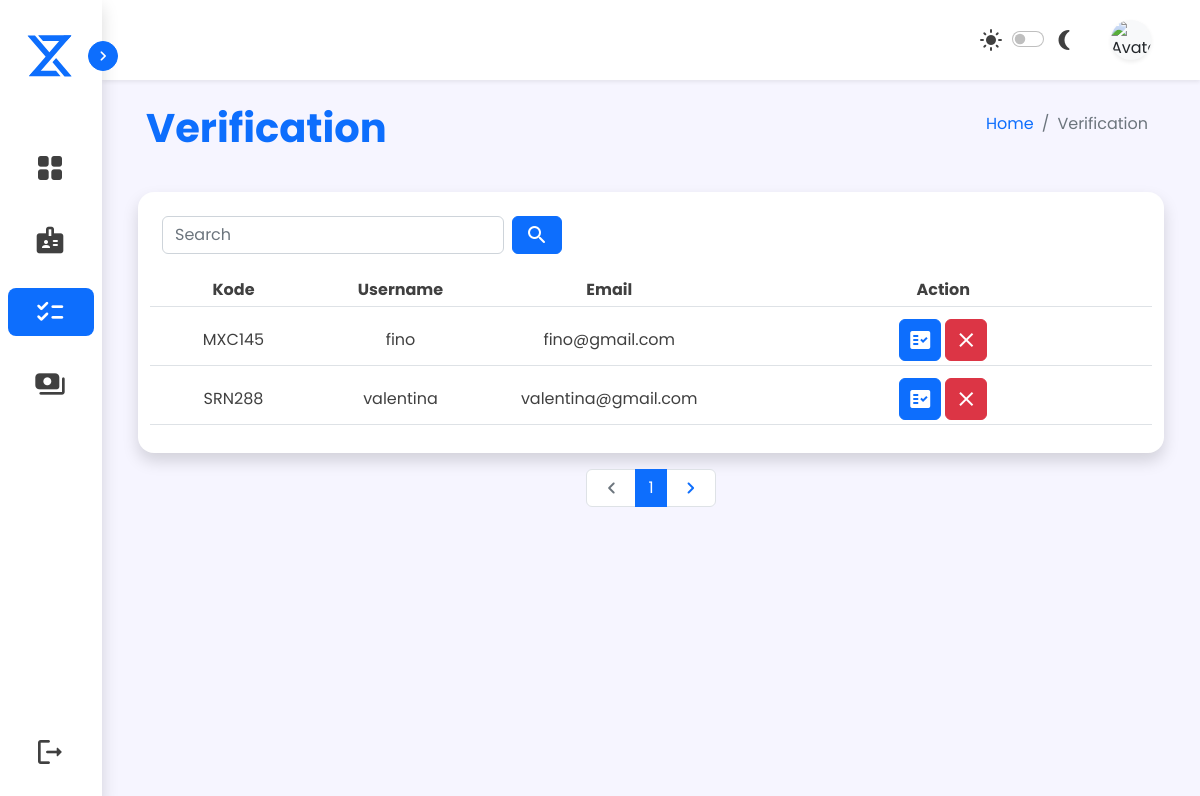
/sources/admin/admin-verification.php (signed in), run on the app's committed database.
### tables this page shows
CREATE TABLE `verify` (
  `id` int(20) NOT NULL,
  `kode_karyawan` varchar(7) NOT NULL,
  `username` varchar(20) NOT NULL,
  `password` varchar(299) NOT NULL,
  `email` varchar(20) NOT NULL
);

### php/functions.php (called while the page is built)
<?php
function koneksi (){
    return mysqli_connect("localhost", "root", "", "perusahaan");
}
function query ($query){
    $koneksi = koneksi();
    $data = mysqli_query($koneksi, $query);
    if(mysqli_num_rows($data) > 1){
        $rows = [];
        while($row = mysqli_fetch_assoc($data)){
            $rows[] = $row;
        }
        return $rows;
    }else {
        $rows = mysqli_fetch_assoc($data);
        return $rows;
    }
}
?>

### sources/admin/admin-verification.php (the view, shortened to what this page needs)
<!DOCTYPE html>
<html lang="en">
<head>
    <link href="https://cdn.jsdelivr.net/npm/bootstrap@5.2.2/dist/css/bootstrap.min.css" rel="stylesheet"
 />
    <link rel="stylesheet" href="../../assets/style/main.css">
</head>
<?php
include '../../php/functions.php';
include '../../php/koneksi.php';
$kode = $_SESSION['kode'];
$akun = query("SELECT * FROM karyawan_tetap WHERE kode_karyawan = '$kode'");
?>
<body class="d-flex">
    <nav class="sidebar d-flex flex-lg-column col-auto shadow" id="sidebar-nav">
        <div class="header-box p-2 mt-4 mb-5 align-items-center d-none d-md-none d-lg-flex gap-2 position-relative">
            <div class="logo">
                <img src="../../assets/img/xyz_logo.svg" width="48px" height="48px" alt="">
            </div>
            <button
                class="btn btn-primary toggle p-1 text-white rounded-circle d-none d-md-none d-lg-flex position-absolute">
                <i class="material-icons-round fs-5 rounded-circle toggle-icon">&#xe5cc</i>
            </button>
        </div>
        <ul id="menu-bar"
            class="list-unstyled col d-flex flex-row flex-lg-column gap-4 justify-content-center fs-6 p-1 p-lg-2">
            <li>
                <a href="admin-dashboard.php" class="text-decoration-none p-1 px-lg-3 py-lg-2 d-flex rounded-3">
                    <i class="material-icons-round fs-2 menu-icon">&#xe9b0</i>
                </a>
            </li>
            <li>
                <a href="admin-employee.php" class="text-decoration-none p-1 px-lg-3 py-lg-2 d-flex rounded-3">
                    <i class="material-icons-round fs-2 menu-icon">&#xea67</i>
                </a>
            </li>
            <li class="active">
                <a href="#" class="text-decoration-none p-1 px-lg-3 py-lg-2 d-flex rounded-3">
                    <i class="material-icons-round fs-2 menu-icon">&#xe6b1</i>
                </a>
            </li>
            <li>
                <a href="admin-payroll.php" class="text-decoration-none p-1 px-lg-3 py-lg-2 d-flex rounded-3">
                    <i class="material-icons-round fs-2 menu-icon">&#xef63</i>
                </a>
            </li>
            <li class="mt-auto d-none d-md-none d-lg-flex sign-out">
                <a href="../../php/logoutController.php" onclick="return confirm('Apakah anda ingin logout')"
                    class="col text-decoration-none p-1 px-lg-3 py-lg-2 d-flex align-items-center rounded-3">
                    <i class="material-icons-round fs-2 menu-icon">&#xe9ba</i>
                </a>
            </li>
        </ul>
    </nav>
    <div class="content col d-flex flex-column gap-3 mb-5">
        <nav id="topbar" class="navbar d-flex px-1 px-lg-3 shadow-sm">
            <div class="d-flex p-2">
            </div>
            <div class="d-flex align-items-center gap-2 gap-lg-3">
                <div class="dark-mode d-flex align-items-center">
                    <label class="btn text material-icons-round p-1" for="dark-mode">&#xe518</label>
                    <div class="d-flex form-check form-switch justify-content-center" for="dark-mode">
                        <input class="form-check-input" type="checkbox" role="switch" title="toggle-dark"
                            id="dark-mode">
                    </div>
                    <label class="btn text material-icons-round p-1" for="dark-mode">&#xef5e</label>
                </div>
                <div class="dropdown d-flex">
                    <button class="btn d-flex align-items-center gap-3" type="button" data-bs-toggle="dropdown"
                        aria-expanded="false">
                        <img id="profile-img" src="../user-img/<?=$akun['foto']?>"
                            class="rounded-circle bg-light shadow-sm col-2" alt="Avatar" />
                    </button>
                </div>
            </div>
        </nav>
        <div class="d-flex flex-column gap-4 px-2">
            <div class="d-flex header my-2 mx-0 mx-lg-4 px-1">
                <div class="d-flex flex-column flex-lg-row col justify-content-between px-1 px-lg-2">
                    <h1 class="fw-bold header">Verification</h1>
                    <ol class="breadcrumb p-lg-2">
                        <li class="breadcrumb-item"><a class="text-decoration-none" href="admin-dashboard.php">Home</a>
                        </li>
                        <li class="breadcrumb-item active" aria-current="page">Verification</li>
                    </ol>
                </div>
            </div>
            <div class="d-flex  flex-column mx-0 mx-lg-4 px-md-1 gap-3">
                <div class="flex-container rounded-4 shadow border-0 p-2">
                    <div class="d-flex p-3">
                        <form class="d-flex align-items-center gap-2" action="" method="post">
                            <input type="text" name="cari" class="form-control" id="search" placeholder="Search">
                            <button type="submit" name="search"
                                class="btn btn-primary material-icons-round">&#xe8b6</button>
                        </form>
                    </div>
                    <table class="table table-hover">
                        <thead>
                            <tr class="d-flex col p-1">
                                <th
                                    class="col col-md-2 d-none d-sm-flex p-1 align-items-center justify-content-center text">
                                    Kode</th>
                                <th
                                    class="col col-md-2 d-none d-sm-flex p-1 align-items-center justify-content-center text">
                                    Username
                                </th>
                                <th
                                    class="col col-md-3 d-none d-md-flex p-1 align-items-center justify-content-center text">
                                    Email
                                </th>
                                <th class="col d-flex p-1 align-items-center justify-content-center gap-1 text">Action
                                </th>
                            </tr>
                        </thead>
                        <tbody>
                            <?php
                            $batas = 5;
                            $halaman = isset($_GET['halaman'])?(int)$_GET['halaman'] : 1;
                            $halaman_awal = ($halaman>1) ? ($halaman * $batas) - $batas : 0;
                            $previous = $halaman - 1;
                            $next = $halaman + 1;
                            $data = mysqli_query($koneksi,"SELECT * FROM verify");
                            $jumlah_data = mysqli_num_rows($data);
                            $total_halaman = ceil($jumlah_data / $batas);
                            if(isset($_POST['search'])){
                                $keyword = $_POST['cari'];
                                $user2 = mysqli_query($koneksi, "SELECT * FROM verify
                                WHERE username LIKE '%$keyword%'
                                OR kode_karyawan LIKE '%$keyword%'
                                OR email LIKE '%$keyword%'");
                            }else {
                                $user2 = mysqli_query($koneksi,"SELECT * FROM verify ORDER BY id DESC limit $halaman_awal, $batas");
                            }
                            while($u = mysqli_fetch_assoc($user2)):
                            ?>
                            <tr class="d-flex col p-1 text-center">
                                <td
                                    class="col col-md-2 d-none d-sm-flex p-1 align-items-center justify-content-center text">
                                    <span class="text"><?= $u['kode_karyawan']; ?></span>
                                </td>
                                <td
                                    class="col col-md-2 d-none d-sm-flex p-1 align-items-center justify-content-center text">
                                    <span class="text"><?= $u['username']; ?></span>
                                </td>
                                <td
                                    class="col col-md-3 d-none d-md-flex p-1 align-items-center justify-content-center text">
                                    <span class="text"><?= $u['email']; ?></span>
                                </td>
                                <td class="col d-flex p-1 align-items-center justify-content-center gap-1">
                                    <a href="../verifikasi.php?user=<?= $u['username'] ?>" type="button"
                                        class="btn btn-primary d-flex align-items-center p-md-2 p-1"
                                        title="confirmation">
                                        <i class="material-icons">&#xf0c5</i>
                                    </a>
                                    <a style="text-decoration:none;"
                                        onclick="return confirm('Apakah anda ingin menolak verifikasi <?=$v['username']?>')"
                                        href="../../php/tolakVerifikasiController.php?kode=<?=$u['kode_karyawan']?>">
                                        <button type="button"
                                            class="btn btn-danger d-flex align-items-center p-md-2 p-1" title="reject">
                                            <i class="material-icons">&#xe14c</i>
                                        </button>
                                    </a>
                                </td>
                            </tr>
                            <?php endwhile; ?>
                        </tbody>
                    </table>
                </div>
                <nav aria-label="..." class="d-flex justify-content-center mt-auto">
                    <ul class="pagination">
                        <li class="page-item disabled">
                            <a class="page-link d-flex"
                                <?php if($halaman > 1){ echo "href='?halaman=$previous'"; } ?>><i
                                    class="material-icons-round">&#xe408</i></a>
                        </li>
                        <?php
                        for($x=1;$x<=$total_halaman;$x++):
                        ?>
                        <li class="page-item active" aria-current="page">
                            <a class="page-link" href="?halaman=<?php echo $x ?>"><?php echo $x; ?></a>
                        </li>
                        <?php endfor; ?>
                        <li class="page-item">
                            <a class="page-link d-flex"
                                <?php if($halaman < $total_halaman) { echo "href='?halaman=$next'"; } ?>><i
                                    class="material-icons-round">&#xe409</i></a>
                        </li>
                    </ul>
                </nav>
            </div>
        </div>
    </div>
</body>
</html>

### assets/style/main.css (style rules this page uses)
:root { --body-color: #f6f5ff; --primary-color: #0d6efd; --secondary-color: #fff; --text-color: #404040; --background-color: #f0efff; --tran-all: all 0.5s ease; }
body { font-family: "Poppins", sans-serif; min-height: 100vh; background-color: var(--body-color); transition: var(--tran-all); }
.sidebar li a, #brand-text, #topbar, .content { color: var(--text-color); }
#sidebar-nav { width: 102px; background-color: var(--secondary-color); transition: var(--tran-all); z-index: 2; }
.menu-icon { margin: 0 10px; }
.logo { margin-left: 18px; }
.toggle { right: -16px; transition: var(--tran-all); }
.toggle-icon { transition: var(--tran-all); }
.sidebar li.active a { background-color: var(--primary-color); }
.sidebar li.active a { color: var(--secondary-color); }
#topbar { min-height: 80px; background-color: var(--secondary-color); transition: var(--tran-all); }
#profile-img, #profile-img-container { object-fit: cover; }
#profile-img { width: 40px; height: 40px; }
.card, .container, .flex-container, .text-field { background: var(--secondary-color); transition: var(--tran-all); }
.text { color: var(--text-color); }
.header { color: var(--primary-color); }

### data on the page
verify: kode_karyawan "MXC145", username "fino", email "fino@gmail.com"
verify: kode_karyawan "SRN288", username "valentina", email "valentina@gmail.com"
